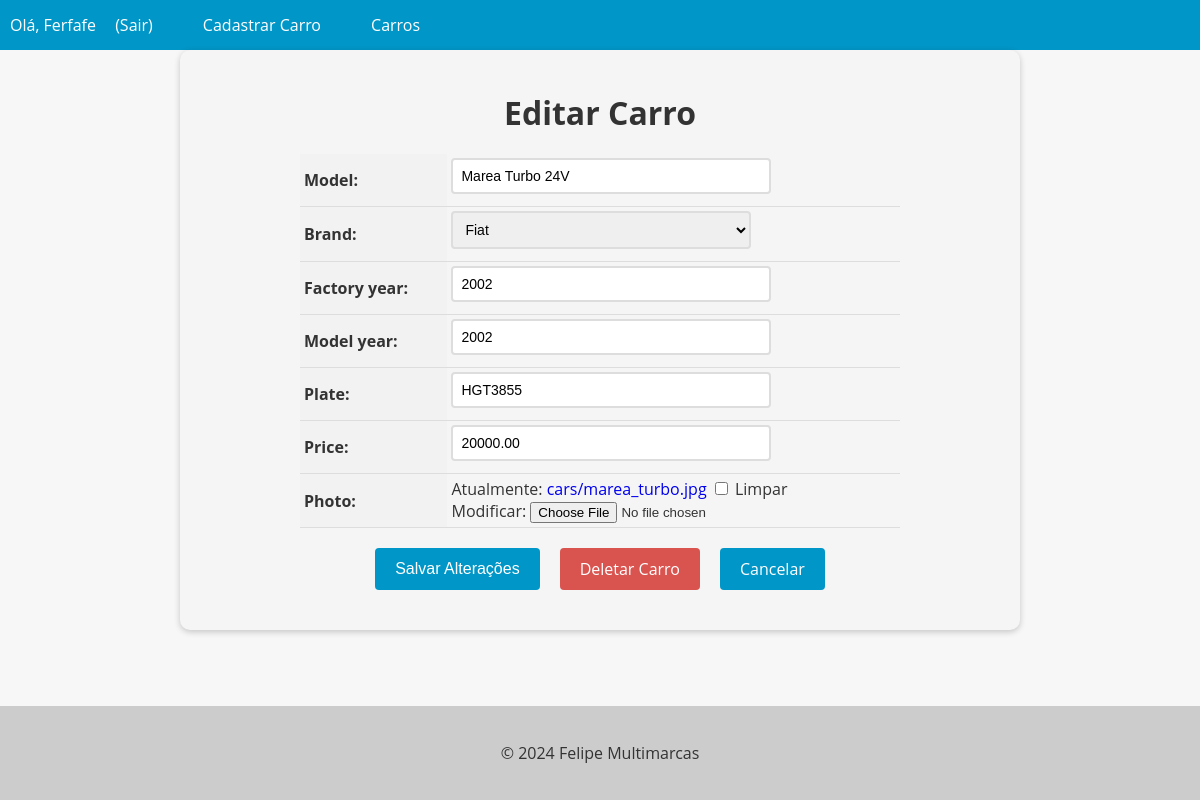
The app's page /car/1/update/ (signed in) with its own data.
### cars/models.py (models this page shows, shortened)
class Car(models.Model):
    id = models.AutoField(primary_key=True)
    model = models.CharField(max_length=200)
    brand = models.ForeignKey(Brand, on_delete=models.PROTECT, related_name='car_brand')
    factory_year = models.IntegerField(blank=True, null=True)
    model_year = models.IntegerField(blank=True, null=True)
    plate = models.CharField(max_length=10)
    price = models.DecimalField(max_digits=10, decimal_places=2, blank=True, null=True)
    photo = models.ImageField(upload_to='cars/', blank=True, null=True)

### cars/views.py (the view, shortened to what this page needs)
# urls.py: path('car/<int:pk>/update/', CarUpdateView.as_view(), name='car_update'),
@method_decorator(login_required(login_url='login'), name='dispatch')
class CarUpdateView(UpdateView):
    model = Car
    form_class = CarModelForm
    template_name = 'car_update.html'

### cars/forms.py
class CarModelForm(forms.ModelForm):
    class Meta:
        model = Car
        fields = '__all__'

### cars/models.py (called while the page is built)
    def __str__(self):
        return self.name

### cars/templates/car_update.html (shortened to what this page needs)
{% extends "base.html" %}
{% block content %}
  <form method="post" enctype="multipart/form-data">
    <h1>Editar Carro</h1>
    <table>
      {{ form.as_table }}
    </table>
    <div>
      <div class="buttons-container">
        <input type="submit" value="Salvar Alterações" class="btn btn-primary">
        <a href="{% url 'car_delete' pk=object.pk %}" class="btn btn-danger">Deletar Carro</a>
        <a href="{% url 'cars_list' %}" class="btn btn-secondary">Cancelar</a>
      </div>
    </div>
  </form>
{% endblock %}

### app/templates/base.html (shortened to what this page needs)
<!DOCTYPE html>
<html lang="en">
<head>
</head>
<body>
    <header>
        <nav>
            <ul>
                {% if user.is_authenticated %}
                    <li>Olá, {{ user.username }} <a href="{% url 'logout' %}">(Sair)</a></li>
                    <li><a href="{% url 'new_car' %}">Cadastrar Carro</a></li>
                {% endif %}
                <li><a href="{% url 'cars_list' %}">Carros</a></li>
            </ul>
        </nav>
    </header>
    <main>
        {% block content %}
        {% endblock %}
    </main>
    <footer>
        <p>&copy; 2024 Felipe Multimarcas</p>
    </footer>
</body>
</html>

### app/templates/base.html (style rules this page uses)
html, body { height: 100%; }
body { font-family: 'Open Sans', sans-serif; background-color: #f7f7f7; color: #333; margin: 0; padding: 0; display: flex; flex-direction: column; }
header { background-color: #0096c7; color: #fff; text-align: center; }
footer { background-color: #ccc; color: #333; padding: 20px; text-align: center; }
nav { background-color: #0096c7; color: #fff; height: 50px; display: flex; justify-content: space-between; align-items: center; }
nav ul { list-style: none; margin: 0; padding: 0; display: flex; }
nav ul li { margin: 0 10px; }
nav ul li a { color: #fff; text-decoration: none; font-size: 16px; padding: 15px; transition: all 0.3s ease; }
main { flex: 1; }

### cars/templates/car_update.html (style rules this page uses)
form { max-width: 800px; margin: 0 auto; padding: 20px; background-color: #f5f5f5; border-radius: 10px; box-shadow: 0 2px 6px rgba(0, 0, 0, 0.2); }
form h1 { font-size: 2rem; margin-bottom: 20px; text-align: center; }
table { margin: 0 auto; border-collapse: collapse; width: 100%; max-width: 600px; }
th, td { padding: 4px; text-align: left; border-bottom: 1px solid #ddd; }
th { background-color: #f2f2f2; }
input[type="text"], input[type="number"], select, textarea { padding: 8px; font-size: 14px; border: 2px solid #ddd; border-radius: 4px; width: 100%; max-width: 300px; margin-bottom: 8px; transition: border-bottom-color 0.3s ease-in-out; }
.btn { background-color: #0096c7; color: #fff; border: none; padding: 10px 20px; font-size: 16px; border-radius: 4px; cursor: pointer; transition: background-color 0.3s ease-in-out; }
.buttons-container { display: flex; justify-content: center; margin-top: 20px; margin-bottom: 20px; }
.btn { display: inline-block; background-color: #0096c7; color: #fff; border: none; padding: 10px 20px; font-size: 16px; border-radius: 4px; cursor: pointer; transition: background-color 0.3s ease-in-out; margin: 0 10px; }
.btn-danger { background-color: #d9534f; text-decoration: none !important; }
a { text-decoration: none !important; }

### records on screen
Car: model "Marea Turbo 24V", brand "Fiat", factory_year "2002", model_year "2002", plate "HGT3855", price "20000.00"

### other values on screen
{{ user.username }} "Ferfafe"
